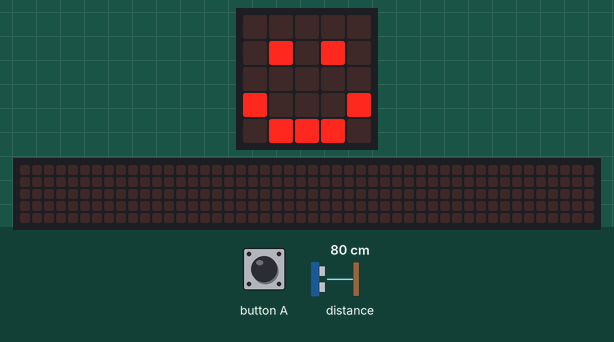
Recording of a program running on a simulated BBC micro:bit (MakeCode). On the bench: the board's 5×5 LED display, a strip that is not on the board, showing the scrolling text unrolled. The test bench sets the inputs (shaded band); at power-on: distance to the obstacle 80 cm. The 48×5 strip is a reading aid, not a part: it shows the text the display is scrolling, unrolled, one strip-width of it at a time.

Above: at 1.8 s.
1.9 s: button A pressed for 0.15 s
At 2.28 s:
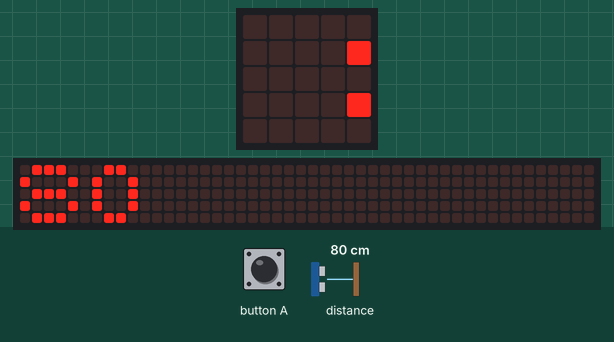
At 4.53 s:
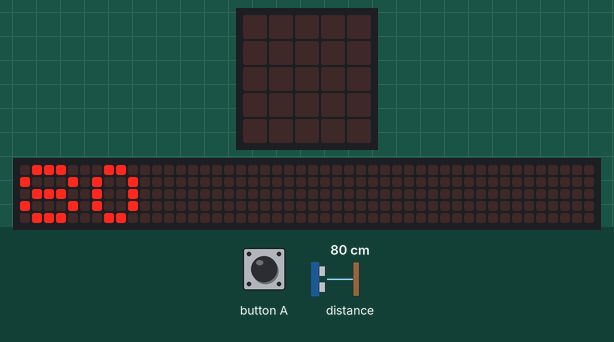
Timing chart, 0 to 6.0 s (numbered marks = the images above; inputs shaded):
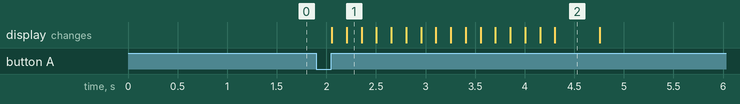

The program:

main.ts
```typescript
// (licence header left out)
// variables
let distanceToObject: number = 0

// setup
basic.clearScreen()
basic.showIcon(IconNames.Happy)

// find distance
input.onButtonPressed(Button.A, function () {
    distanceToObject = sonar.ping(
        DigitalPin.P1,
        DigitalPin.P2,
        PingUnit.Centimeters
    )
    basic.clearScreen()
    basic.showNumber(distanceToObject)
    basic.showIcon(IconNames.Happy)
})
```

Measured:
- after the input at 1.9 s, the display: first changes after 0.16 s (image 1 shows a later state)
- what the display in image 2 shows lasts 0.5 s, from 4.3 s to 4.8 s
